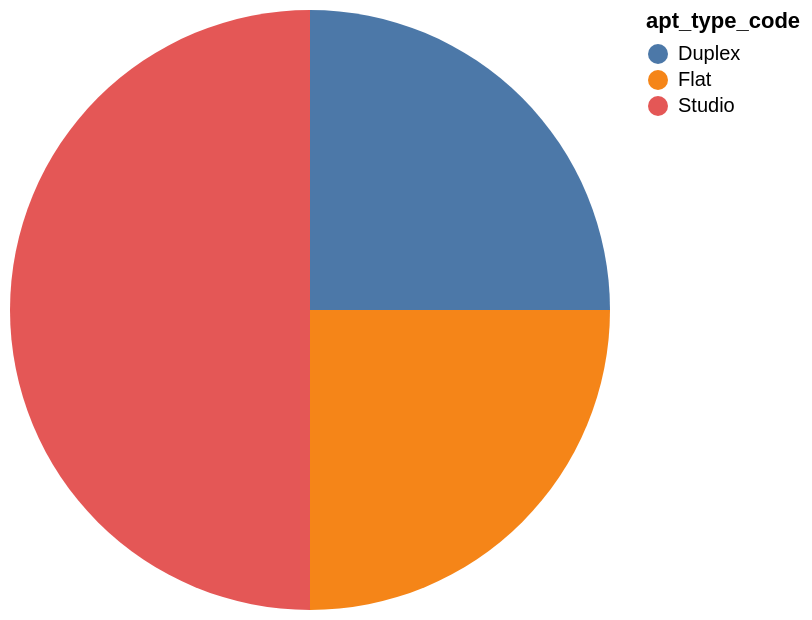

The Vega-Lite source for this figure:
### Vega-Lite specification from a JSON file in a GitHub repository (floating-point values rounded to 4 significant figures)
{"data": {"values": [{"x_data": "Duplex", "y_data": 3}, {"x_data": "Flat", "y_data": 3}, {"x_data": "Studio", "y_data": 6}]}, "mark": "arc", "encoding": {"theta": {"field": "y_data", "type": "quantitative", "title": "min(room_count)"}, "color": {"field": "x_data", "type": "nominal", "title": "apt_type_code"}}}
